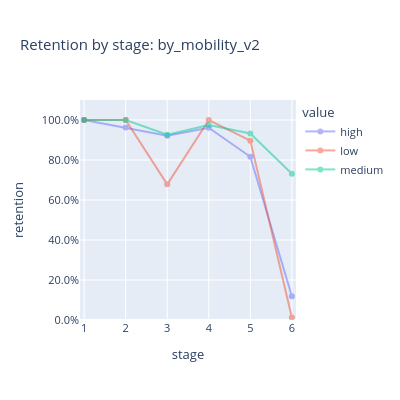

Notebook source saved alongside this figure:
### Code cell
subset = "by_mobility_v2"

# render_sankey(subset).show()
render_retention_line(subset).show()
# render_volume_line(subset).show()
# series["by_component_spoken"]

### Figure 1 — Plotly figure (JSON) as saved in the notebook; plotly's stock layout.template omitted (floating-point values rounded to 4 significant figures)
{"data": [{"hovertemplate": "value=high<br>stage=%{x}<br>retention=%{y}<extra></extra>", "legendgroup": "high", "line": {"color": "#636efa", "dash": "solid"}, "marker": {"symbol": "circle"}, "mode": "lines+markers", "name": "high", "opacity": 0.5, "orientation": "v", "showlegend": true, "type": "scatter", "x": [1, 2, 3, 4, 5, 6], "xaxis": "x", "y": [1.0, 0.9625, 0.9216, 0.9614, 0.8161, 0.119], "yaxis": "y"}, {"hovertemplate": "value=low<br>stage=%{x}<br>retention=%{y}<extra></extra>", "legendgroup": "low", "line": {"color": "#EF553B", "dash": "solid"}, "marker": {"symbol": "circle"}, "mode": "lines+markers", "name": "low", "opacity": 0.5, "orientation": "v", "showlegend": true, "type": "scatter", "x": [1, 2, 3, 4, 5, 6], "xaxis": "x", "y": [1.0, 1.0, 0.6781, 1.0, 0.8968, 0.01257], "yaxis": "y"}, {"hovertemplate": "value=medium<br>stage=%{x}<br>retention=%{y}<extra></extra>", "legendgroup": "medium", "line": {"color": "#00cc96", "dash": "solid"}, "marker": {"symbol": "circle"}, "mode": "lines+markers", "name": "medium", "opacity": 0.5, "orientation": "v", "showlegend": true, "type": "scatter", "x": [1, 2, 3, 4, 5, 6], "xaxis": "x", "y": [1.0, 0.9995, 0.9267, 0.9752, 0.9326, 0.7312], "yaxis": "y"}], "layout": {"font": {"size": 11}, "height": 400, "legend": {"title": {"text": "value"}, "tracegroupgap": 0}, "title": {"text": "Retention by stage: by_mobility_v2"}, "width": 400, "xaxis": {"anchor": "y", "domain": [0, 1], "dtick": 1, "range": [0.9, 6.1], "title": {"text": "stage"}}, "yaxis": {"anchor": "x", "domain": [0, 1], "range": [0, 1.1], "tickformat": ".1%", "title": {"text": "retention"}}}}
